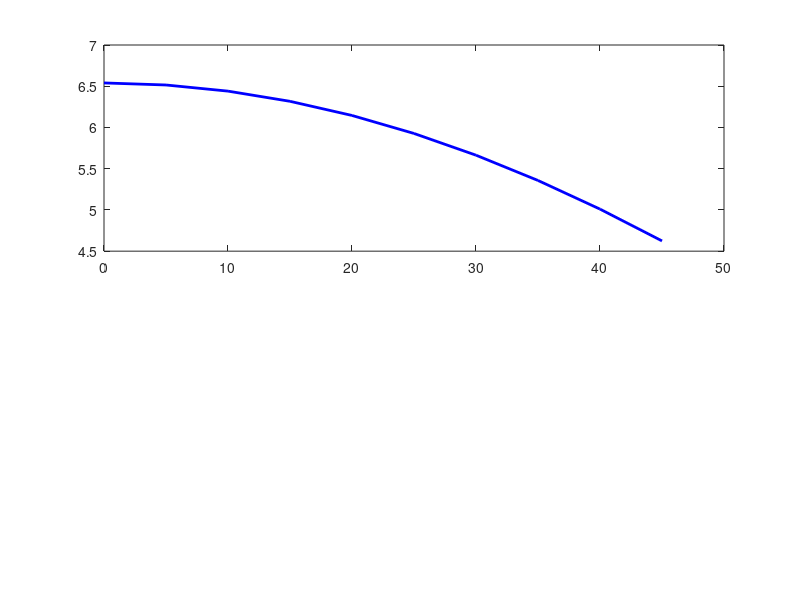

Write the MATLAB code that produced this figure. (Note: this script raises an error after producing the figure.)
% Torque and Force Analysis for Tilt Mechanism in our redesigned electric kettle
% Calculates the torque required to tilt the kettle and compares grip force
% requirements between traditional and our redesigned kettle

clear; clc; close all; % removes all vairbales from workspace, clears command window and closes any old open figures 
%% 1. Define System Parameters
% Kettle specifications
kettle_mass = 0.5;              % Empty kettle mass (kg)
water_mass = 1.5;               % Full water mass (kg)
total_mass = kettle_mass + water_mass;  % Total mass (kg)

% Geometric parameters
kettle_height = 0.25;           % Kettle height (m)
kettle_radius = 0.10;           % Kettle base radius (m)
handle_distance = 0.15;         % Distance from pivot to handle (m)
base_tilt_angle = 15;           % Base slant angle (degrees)

% Physical constants
g = 9.81;                       % Acceleration due to gravity (m/s^2)

%% 2. Traditional Kettle - Lifting Force Calculation
% Calculates weight force
weight_force_traditional = total_mass * g;  % Force in Newtons

% Grip force required (making an assumption for an aditional 20% for stability and handling)
grip_force_traditional = weight_force_traditional * 1.2;
%prints each result
fprintf('Traditional Kettle Analysis \n');
fprintf('Total weight: %.2f N\n', weight_force_traditional);
fprintf('Required grip force: %.2f N\n', grip_force_traditional);
% Assume 10N is max force a elderly can generate without pain or discomfort
fprintf('This exceeds safe limits for elderly with arthritis (typically < 10 N)\n\n');

%% 3. Redesigned Kettle with Tilt Mechanism calculation
% Calculate center of mass
com_height = kettle_height / 2; % Simplified Center of mass(COM) at mid-height
com_horizontal = 0.05;          % COM offset from pivot (m)

% Tilt angle range for pouring from 0 to 45 by increamrnting by 5 each time
tilt_angles = 0:5:45;           % Degrees
% Assigns the number of elements in the tilt_angles array 
% to num_angles so the loop can iterate through each angle and do the
% calculations 
num_angles = length(tilt_angles);

% Pre-allocate arrays so that when it itterates for each different angle it
% doesnt change the size of the array and storing values will be useful
% for ploting, when we need to recall values stored in arrays
torque_required = zeros(1, num_angles);
force_at_handle = zeros(1, num_angles);

% Loops through each tilt angle using num_angles as the count(runs through
% 10 total calculations for each num angle)
for i = 1:num_angles
    % Converts each angle from degrees to radians for calculations of torque and force
    theta = deg2rad(tilt_angles(i));
    
    % Torque due to weight (opposing rotation)
    torque_weight = total_mass * g * com_horizontal * cos(theta);
    
    % Required torque to maintain position
    torque_required(i) = torque_weight;
    
    % Force required at handle
    force_at_handle(i) = torque_required(i) / handle_distance;
end

% Maximum force needed to maintain constant angle while pouring
max_force_redesigned = max(force_at_handle);
%prints each result
fprintf('Redesigned Kettle with Tilt Mechanism \n');
fprintf('Maximum force at handle: %.2f N\n', max_force_redesigned);
% Calculates the force reduction and then prints the result of it, we find this by subtracting the our kettle's maximum force from the traditional
% force, dividing by the traditional force, and then multiplying by 100 to get a percent.
fprintf('Force reduction: %.1f%%\n', ...
    (grip_force_traditional - max_force_redesigned) / grip_force_traditional * 100);

%% 4. Ergonomic Handle Design - Wrist Moment calculation
% Traditional kettle moment arm calulation
wrist_distance = 0.30;          % Distance from wrist to kettles Center Of Mass (m)
wrist_moment_traditional = weight_force_traditional * wrist_distance;

% our kettle should have a reduced moment due to the built in tilt mechanism
wrist_moment_redesigned = max_force_redesigned * 0.10;  % Reduced moment arm
%prints each result
fprintf('\n=== Wrist Moment Comparison ===\n');
fprintf('Traditional wrist moment: %.2f N·m\n', wrist_moment_traditional);
fprintf('Redesigned wrist moment: %.2f N·m\n', wrist_moment_redesigned);
% Calculates the moment arm reduction and then prints the result of it, we find this by subtracting the our kettle's moment arm from the traditional
% moment arm, dividing by the traditional moment arm, and then multiplying by 100 to get a percent.
fprintf('Moment reduction: %.1f%%\n\n', ...
    (wrist_moment_traditional - wrist_moment_redesigned) / wrist_moment_traditional * 100);

%% 5. Visualization - Force vs. Tilt Angle
% Creates a figure window 100 pixels from the left and bottom edges of the screen,
% with an window size of 800 pixels wide by 600 pixels tall.
% This determines where the figure appears as well as the dimensions
figure('Position', [100, 100, 800, 600]);
%makes sure the plot appears in the top half of the screen allwoing space for second plot
subplot(2,1,1)
%plots stored values in the arrays from the force required at the handle calcultion in blue 
plot(tilt_angles, force_at_handle, 'b-', 'LineWidth', 2);
hold on;
%shows regualr grip force curve in a red dotted line
yline(grip_force_traditional, 'r--', 'Traditional Lifting Force', 'LineWidth', 1.5);
%shows the assusmed safe limit in a green dotted line
yline(10, 'g--', 'Safe Force Limit (Elderly)', 'LineWidth', 1.5);
xlabel('Tilt Angle (degrees)');%label for x axis
ylabel('Force Required (N)');%label for y axis
title('Force Required at Handle vs. Tilt Angle');%title for graph 1
grid on;
legend('Redesigned Kettle', 'Traditional Kettle', 'Safe Limit'); %legend showing what each line on the graph is for
% makes sure plot appears in the bottom half of the figure window
subplot(2,1,2)
%plots stored values in the arrays from the torque required caculation
plot(tilt_angles, torque_required, 'b-', 'LineWidth', 2);
xlabel('Tilt Angle (degrees)');%label for x axis
ylabel('Torque Required (N·m)');%label for y axis
title('Torque Required to Maintain Position vs. Tilt Angle');%title for graph 2
grid on;

%% 6. Safety Factor calculation
safety_limit_elderly = 10;      % Assumed maximum safe force for elderly (N)
%if the saftey factor is more then 1 that means the max force from the
%redesign is less then the assumed force an elderly can generate before
%discomfort so if true makes our redesign safer then the traditional
%kettles
safety_factor_redesigned = safety_limit_elderly / max_force_redesigned;

fprintf('Safety Analysis \n');
fprintf('Safety factor for redesigned kettle: %.2f\n', safety_factor_redesigned);
if safety_factor_redesigned > 1 % if our saftey factor calculation outputs more then 1 then it prints the the first statement since its true 
    % otherwise prints the other statement sicne its false
    fprintf('Design is SAFE for elderly users\n');
else
    fprintf('Design needs improvement\n');
end

%% 7. sumaary of results
fprintf('\n Summary \n');
fprintf('Force reduction: %.1f%%\n', ...
    (grip_force_traditional - max_force_redesigned) / grip_force_traditional * 100);
fprintf('Wrist moment reduction: %.1f%%\n', ...
    (wrist_moment_traditional - wrist_moment_redesigned) / wrist_moment_traditional * 100);
fprintf('Design meets accessibility requirements: %s\n', ...
    string(max_force_redesigned < safety_limit_elderly));
%prints all previous results in one section
